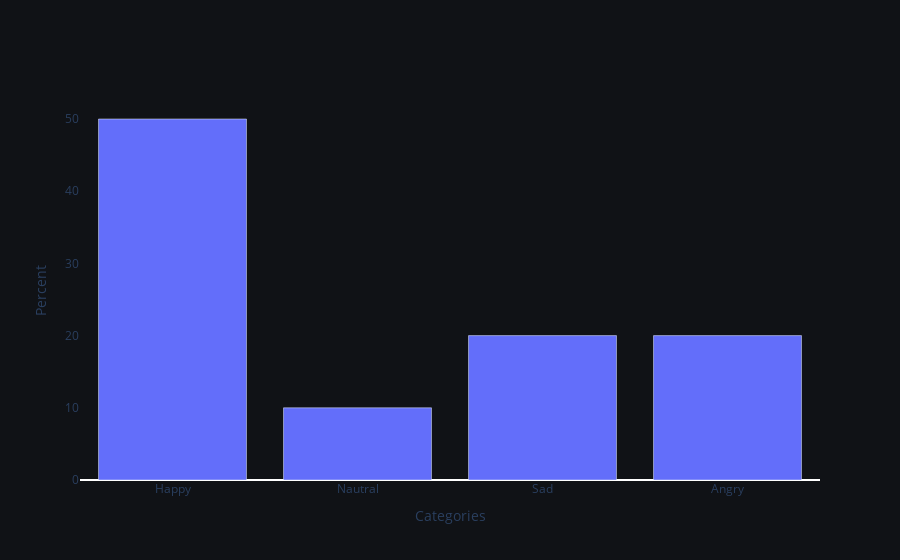

Here is the notebook cell this chart was saved with:
### Code cell
create_bar_chart(values)

### Figure 1 — Plotly figure (JSON) as saved in the notebook; plotly's stock layout.template omitted (floating-point values rounded to 4 significant figures)
{"data": [{"type": "bar", "x": ["Happy", "Nautral", "Sad", "Angry"], "y": [50, 10, 20, 20]}], "layout": {"paper_bgcolor": "rgb(16,18,22)", "plot_bgcolor": "rgb(16,18,22)", "xaxis": {"showgrid": false, "title": {"text": "Categories"}}, "yaxis": {"showgrid": false, "title": {"text": "Percent"}}}}
